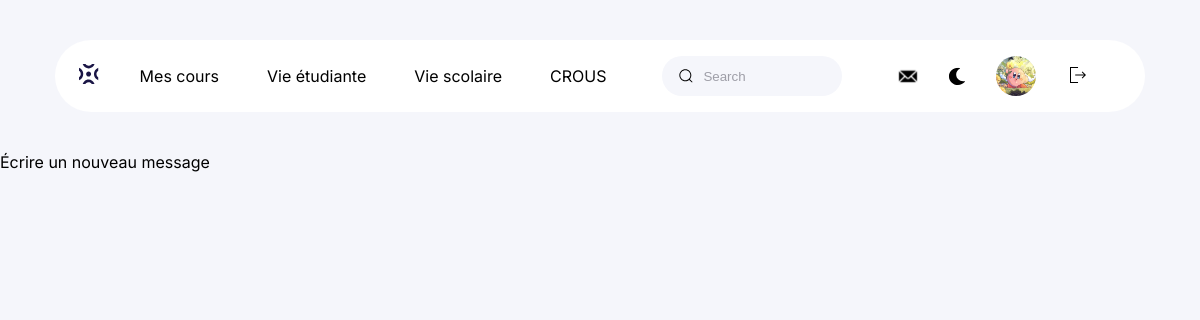
Before: /messagerie.php (signed in) with the older database file.
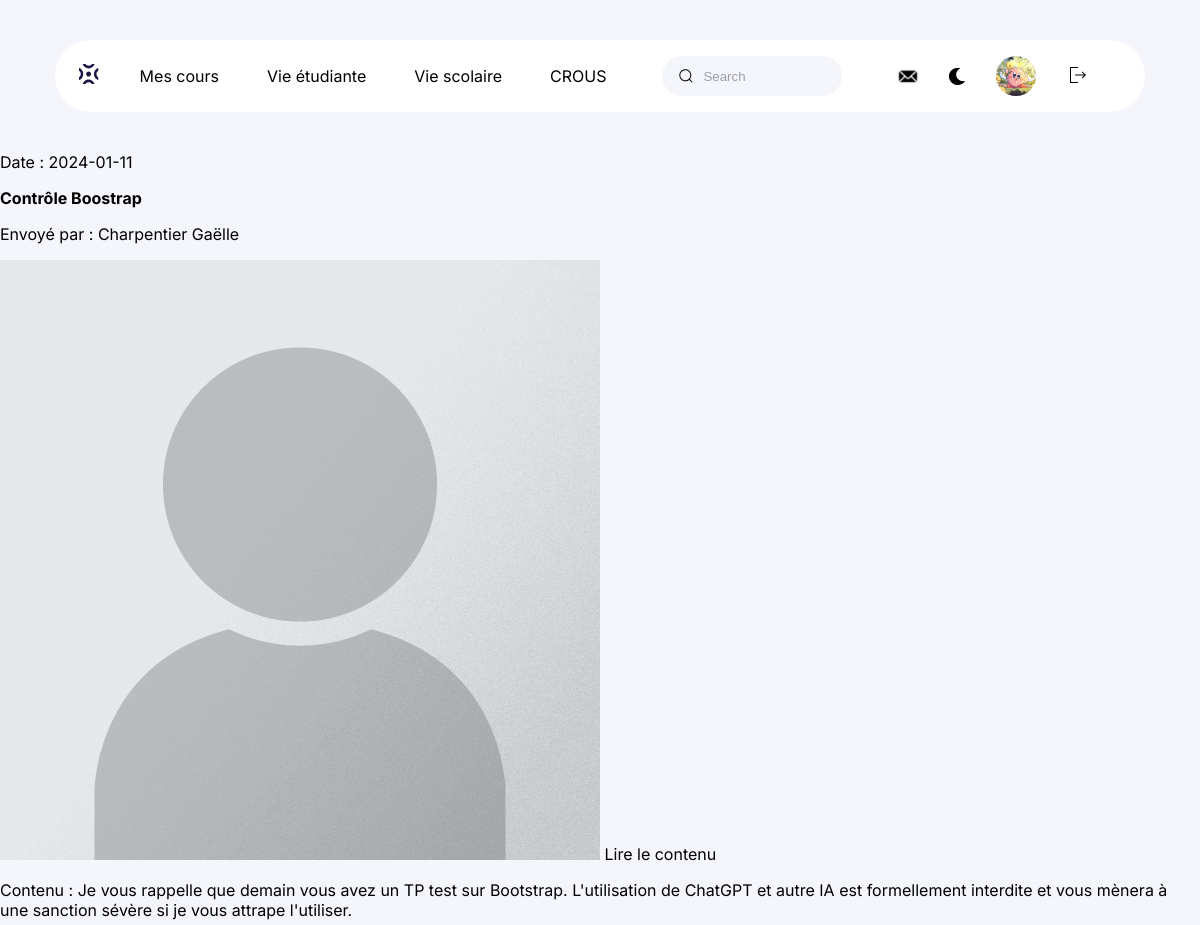
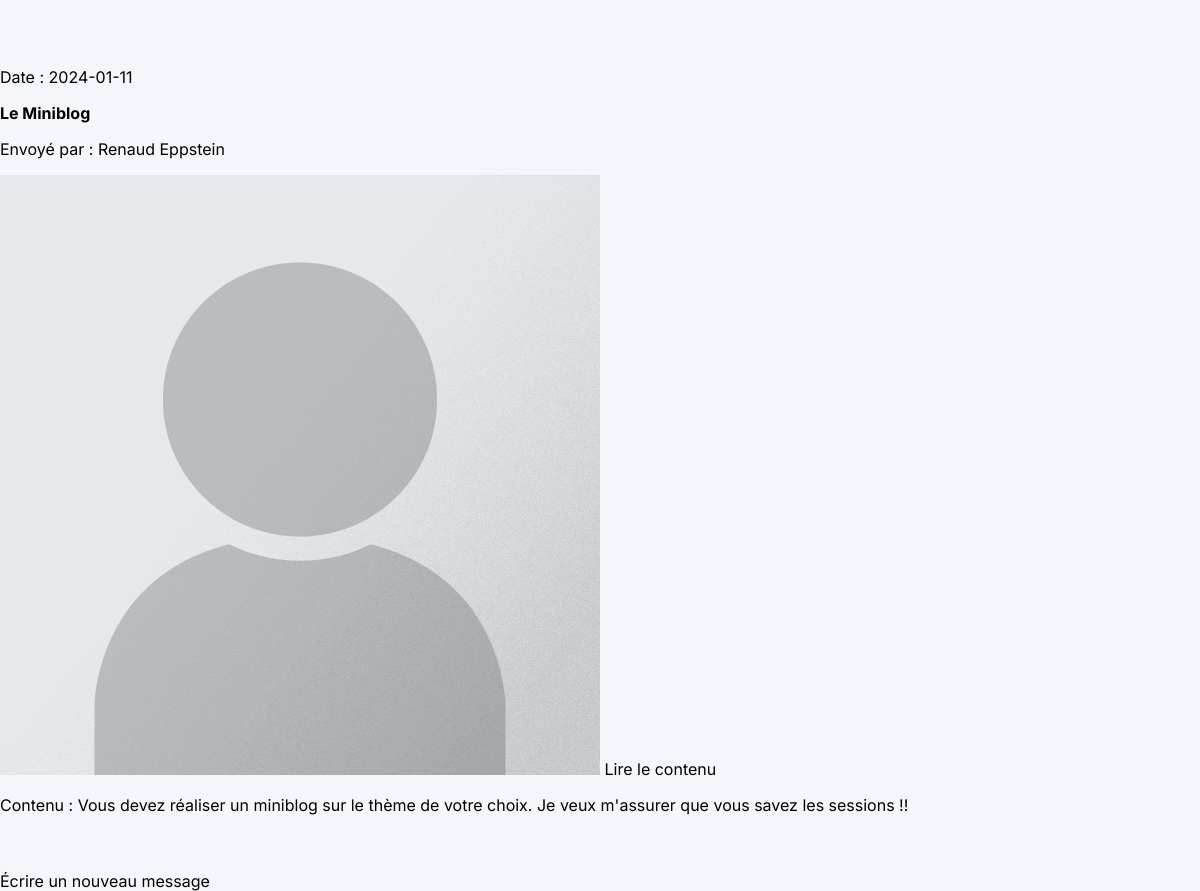
After: the same page with the newer database file (2 pictures, top to bottom).
### tables this page shows
CREATE TABLE IF NOT EXISTS `utilisateurs` (
  `login` varchar(100) NOT NULL,
  `nom` varchar(200) NOT NULL,
  `prenom` varchar(200) NOT NULL,
  `id_utilisateurs` int NOT NULL AUTO_INCREMENT,
  `mot_de_passe` varchar(255) NOT NULL,
  `photoprofil` text NOT NULL,
  `role` varchar(800) NOT NULL,
  `email` varchar(200) NOT NULL,
  `promotion` varchar(100) DEFAULT NULL,
  `bio` varchar(500) DEFAULT NULL,
  PRIMARY KEY (`id_utilisateurs`),
  UNIQUE KEY `nom` (`nom`),
  UNIQUE KEY `prenom` (`prenom`),
  UNIQUE KEY `email` (`email`),
  UNIQUE KEY `login` (`login`)
);

CREATE TABLE IF NOT EXISTS `messages` (
  `id_message` int NOT NULL AUTO_INCREMENT,
  `objet` varchar(800) NOT NULL,
  `contenu_mss` text NOT NULL,
  `expediteur` int NOT NULL,
  `destinataire` int NOT NULL,
  `piece_jointe` text,
  `solooutous` varchar(200) NOT NULL,
  `date_mess` date NOT NULL,
  PRIMARY KEY (`id_message`)
);

### messagerie.php (the view, shortened to what this page needs)
<!DOCTYPE html>
<html lang="fr">
<head>
    <link rel='stylesheet' href='css/style_navigation.css'>
</head>
<body>
    <header>
        <div class='menu'>
            <a href='accueil.php'><img class="logo" src='./img/logo.svg' alt="page d'accueil"
                    aria-current="currentpage"></a>
            <nav class='navigation'>
                <ul class='choix'>
                    <li><a href='cours.php'>Mes cours</a></li>
                    <li><a href='vie_etudiante.php'>Vie étudiante</a></li>
                    <li><a href='vie_scolaire.php'>Vie scolaire</a></li>
                    <li><a href='page_crous.php'>Crous</a></li>
                </ul>
                <div class='group'>
                    <input class='input' type='search' placeholder='Search' />
                </div>
                <div class='icon-photo'>
                    <img class='logo' src='./img/1-lettre.svg' alt="page d'accueil">
                    <button class="dark_button" onclick="toggleDarkMode()"><img class='dark_mode' src='./img/1-moon.svg'
                            alt="mode sombre"></button>
                    <div class='photo-2'>
                        <?php
                        include('connexion.php');
                        if (isset($_SESSION["login"])) {
                            $stmt = $db->prepare('SELECT * FROM utilisateurs WHERE login=:login');
                            $stmt->bindValue(':login', $_SESSION["login"], PDO::PARAM_STR);
                            $stmt->execute();
                            $result = $stmt->fetch(PDO::FETCH_ASSOC);
                            if ($result) {
                                echo "
                                <a href='profil.php'> <img src='upload/{$result['photoprofil']}' alt='' class='photo-2'></a>";
                            }
                        }
                        ?>
                    </div>
                    <form action="deconnexion.php" method="GET">
                        <button type="submit" name="deconnect" id="btnDeconnexion">
                            <img src="img/1-logout.svg" alt="Déconnexion">
                        </button>
                    </form>
                </div>
            </nav>
        </div>
    </header>
    <main>
        <?php
        include('connexion.php');
        $destinataire = $_SESSION['id'];
        $requete = "SELECT messages.*, expediteur.nom, expediteur.prenom, expediteur.photoprofil
    FROM messages
 INNER JOIN utilisateurs AS destinataire ON messages.destinataire = destinataire.id_utilisateurs INNER JOIN utilisateurs AS expediteur ON messages.expediteur = expediteur.id_utilisateurs
 WHERE messages.destinataire = :destinataire ORDER BY messages.date_mess";
        $stmt = $db->prepare($requete);
        $stmt->bindValue(':destinataire', $destinataire, PDO::PARAM_STR);
        $stmt->execute();
        $resultat = $stmt->fetchAll(PDO::FETCH_ASSOC);
        foreach ($resultat as $message) {
            echo "<div class='message'>
            <div>
            <p> Date : {$message["date_mess"]} </p>
                <h2> {$message["objet"]}</h2>
                <p> Envoyé par : {$message["nom"]} {$message["prenom"]} </p>
                <img src='upload/{$message["photoprofil"]}'>
                <a href='newmessage.php?id_mess={$message["id_message"]}'>
                Lire le contenu</a>
                <p> Contenu : {$message["contenu_mss"]} </p>
            </div> <br><br>
          </div>";
        }
        ?>
        <a href="unmessage.php">Écrire un nouveau message</a>
    </main>
</body>
</html>

### css/style_navigation.css (style rules this page uses)
body { margin: 0; background-color: var(--bg); overflow-x: hidden; font-family: 'Inter', sans-serif; }
:root { --main: #ffffff; --black: #000000; --purple: #4038b7; --bg: #f5f6fb; --grey: #414141; --blue: #1a1545; }
a { text-decoration: none; color: var(--black); transition: 0.5s ease; }
li { list-style-type: none; }
header a { font: 400 1rem "Inter", sans-serif; }
h1, h2 { font-size: 1rem; }
h2 { margin-top: 0; }
.menu { display: flex; align-items: center; justify-content: space-evenly; background-color: var(--main); padding: 10px 0px; margin: 20px 25px; gap: 1rem; border-radius: 55px; }
ul li:nth-child(4) a { text-transform: uppercase; }
ul li:nth-child(1) a { margin-top: 1.5rem; }
.choix, .icon-photo { display: none; }
.group { display: flex; line-height: 28px; align-items: center; position: relative; }
.input { width: 40vw; height: 40px; line-height: 28px; padding: 0 1rem; padding-left: 2.5rem; border: 1px solid transparent; border-radius: 20px; outline: none; background-color: var(--bg); color: var(--black); transition: 0.3s ease; }
.input::placeholder { color: #9e9ea7; }
.icon { position: absolute; left: 1rem; width: 1rem; height: 1rem; }
@media screen and (min-width: 768px) { .menu { margin: 35px 55px; } }
@media screen and (min-width: 1024px) { .navigation { display: flex; gap: 25px; } }
@media screen and (min-width: 1024px) { .menu { margin: 40px 15px; } }
@media screen and (min-width: 1024px) { .choix { display: flex; gap: 3rem; padding-left: 0; } }
@media screen and (min-width: 1024px) { .input { width: 15vw; } }
@media screen and (min-width: 1024px) { .icon-photo { display: flex; gap: 1.5rem; align-items: center; } }
@media screen and (min-width: 1024px) { .photo-2 { width: 40px; height: 40px; background-color: var(--bg); border-radius: 50%; } }
@media screen and (min-width: 1024px) { .logo { cursor: pointer; height: 20px; } }
@media screen and (min-width: 1024px) { #btnDeconnexion { cursor: pointer; width: 20px; height: 20px; object-fit: cover; border: none; background-color: transparent; } }
@media screen and (min-width: 1080px) { .navigation { gap: 2rem; } }
@media screen and (min-width: 1200px) { .menu { margin: 40px 55px; } }
@media screen and (min-width: 1200px) { .navigation { gap: 3.5rem; } }
.dark_button { background: none; border: none; height: 20px; cursor: pointer; }

Changed rows visible on the page:
added messages: date_mess "2024-01-11", objet "Contrôle Boostrap", utilisateurs.nom "Charpentier", utilisateurs.prenom "Gaëlle", utilisateurs.photoprofil (placeholder picture), contenu_mss "Je vous rappelle que demain vous avez un TP test sur Bootstrap. L'utilisation de ChatGPT et autre IA est formellement interdite et vous mènera à une sanction sévère si je vous attrape l'utiliser."
added messages: date_mess "2024-01-11", objet "Le Miniblog", utilisateurs.nom "Renaud", utilisateurs.prenom "Eppstein", utilisateurs.photoprofil (placeholder picture), contenu_mss "Vous devez réaliser un miniblog sur le thème de votre choix. Je veux m'assurer que vous savez les sessions !!"
